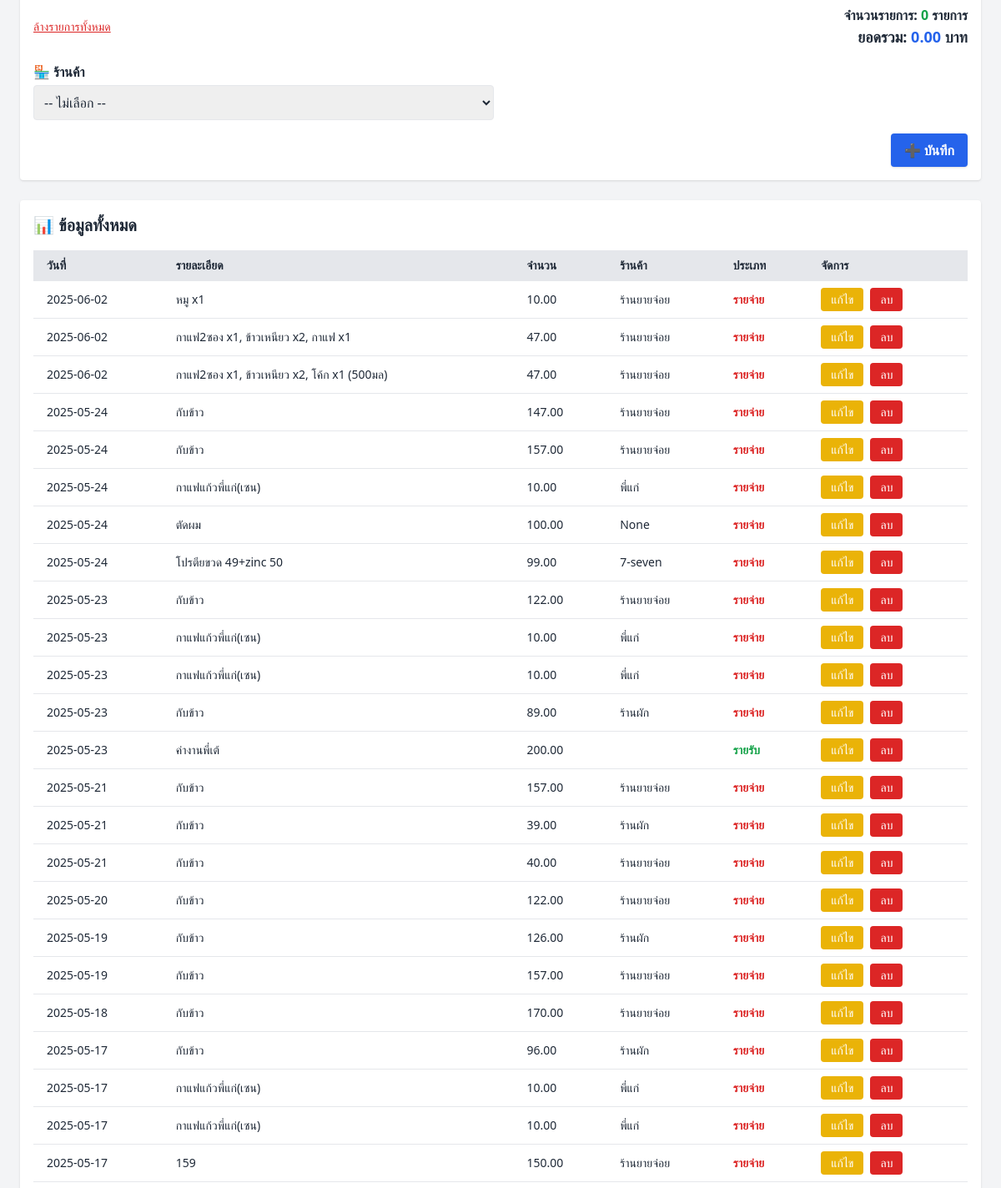
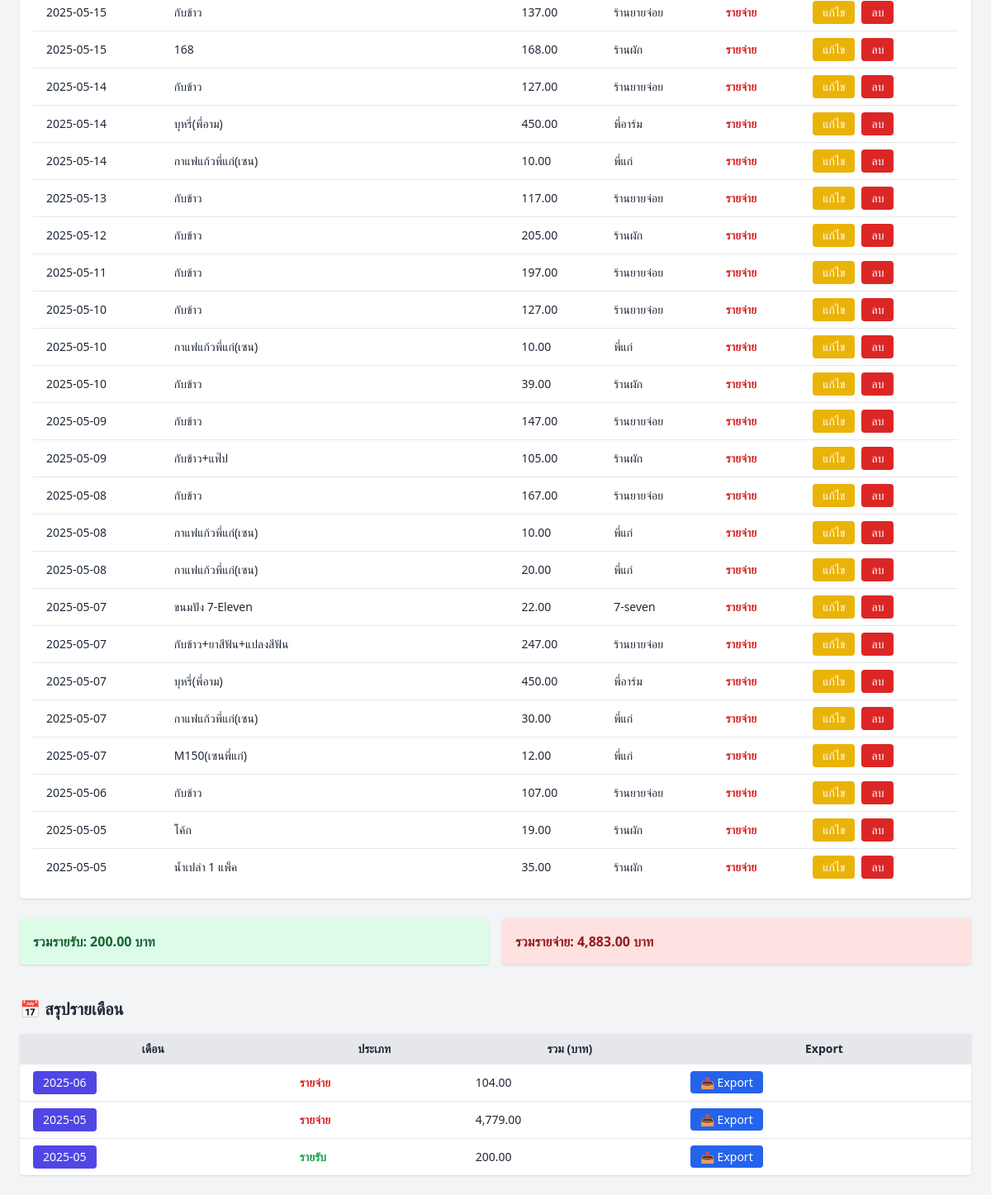
The page /income-expense (lower part) on the database as committed earlier (2 pictures, top to bottom).
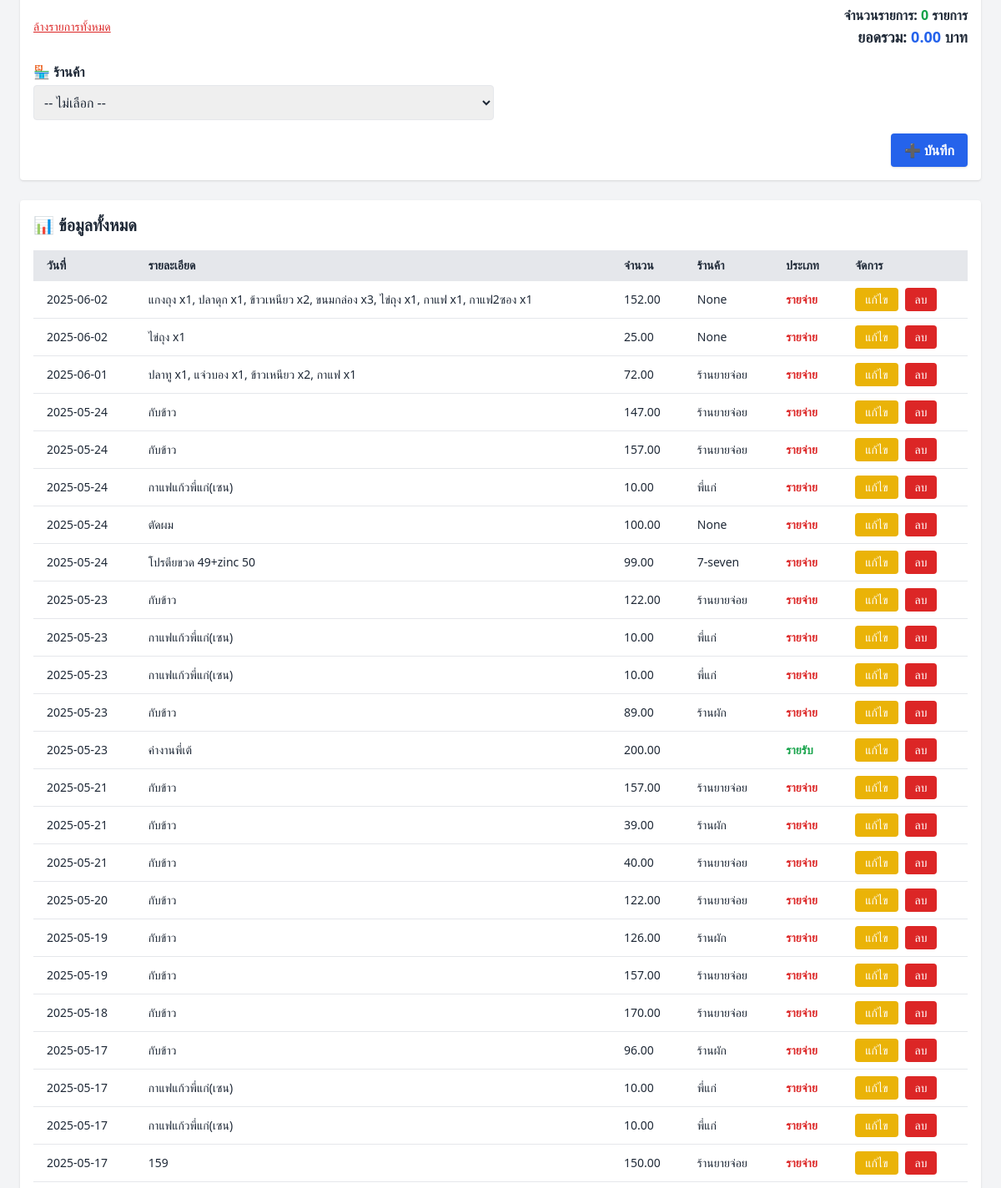
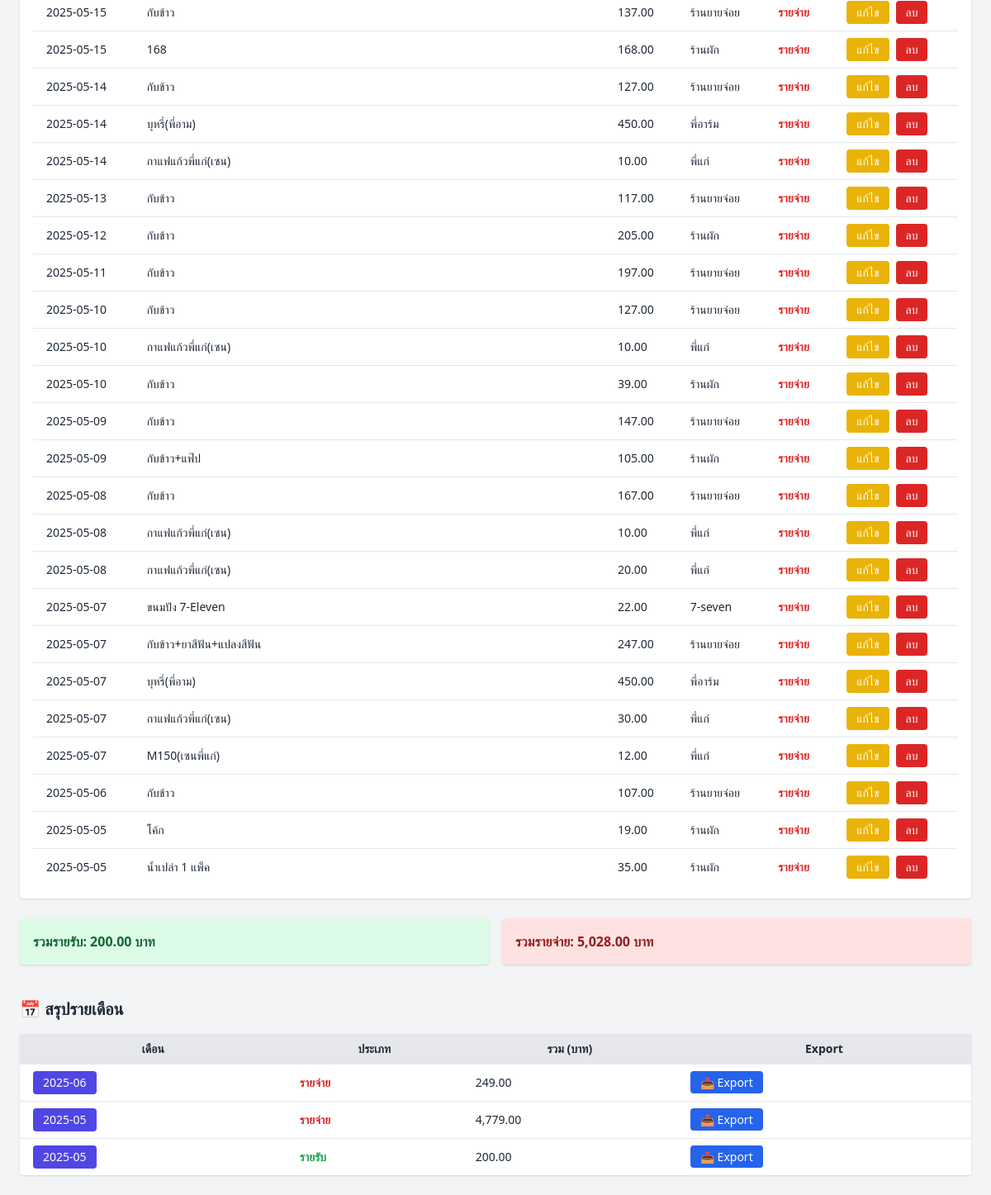
The same page on the database as committed later (2 pictures, top to bottom).
### tables this page shows
CREATE TABLE income_expense (
            id INTEGER PRIMARY KEY AUTOINCREMENT,
            date TEXT,
            description TEXT,
            amount REAL,
            category TEXT
        , vendor TEXT, created_at TEXT);

### app.py (the view, shortened to what this page needs)
@app.route('/income-expense', methods=['GET', 'POST'])
def income_expense():
    conn = get_db_connection()
    records = conn.execute('SELECT * FROM income_expense ORDER BY date DESC').fetchall()
    total_income = conn.execute('SELECT SUM(amount) FROM income_expense WHERE category="income"').fetchone()[0] or 0
    total_expense = conn.execute('SELECT SUM(amount) FROM income_expense WHERE category="expense"').fetchone()[0] or 0
    monthly_summary = conn.execute('''
                                   SELECT strftime('%Y-%m', date) AS month, category, SUM(amount) AS total
                                   FROM income_expense
                                   GROUP BY month, category
                                   ORDER BY month DESC
                                   ''').fetchall()
    conn.close()
    return render_template('income_expense.html', records=records,
                           total_income=total_income, total_expense=total_expense,
                           monthly_summary=monthly_summary)

### app.py (called while the page is built)
def get_db_connection():
    conn = sqlite3.connect(DB_FILE)
    conn.row_factory = sqlite3.Row
    return conn

### templates/income_expense.html (shortened to what this page needs)
<!DOCTYPE html>
<html lang="th">
<head>
  <script src="{{ url_for('static', filename='js/tailwind.min.js') }}"></script>
</head>
<body class="bg-gray-100 text-gray-800 p-6">
<form method="POST" class="bg-white p-4 rounded shadow mb-6 grid grid-cols-1 md:grid-cols-2 gap-4">
  <div class="md:col-span-2">
    <div class="mt-2 flex justify-between items-center">
      <button type="button" onclick="clearAllItems()"
              class="text-red-600 hover:text-red-800 text-sm underline">
        ล้างรายการทั้งหมด
      </button>
      <div class="text-right">
        <span class="font-semibold">จำนวนรายการ: <span id="total-items" class="text-green-600">0</span> รายการ</span>
        <br>
        <span class="font-semibold text-lg">ยอดรวม: <span id="total-amount" class="text-blue-600">0.00</span> บาท</span>
      </div>
    </div>
  </div>
  <div>
    <label class="block font-semibold mb-1">🏪 ร้านค้า</label>
    <select name="vendor" class="w-full border rounded p-2">
      <option value="">-- ไม่เลือก --</option>
    </select>
  </div>
  <div class="md:col-span-2 text-right">
    <button type="submit" class="bg-blue-600 hover:bg-blue-700 text-white font-semibold px-4 py-2 rounded shadow">
      ➕ บันทึก
    </button>
  </div>
</form>
  <div class="bg-white p-4 rounded shadow">
    <h2 class="text-xl font-semibold mb-4">📊 ข้อมูลทั้งหมด</h2>
    <table class="w-full table-auto text-sm">
      <thead class="bg-gray-200 text-left">
        <tr>
          <th class="px-4 py-2">วันที่</th>
          <th class="px-4 py-2">รายละเอียด</th>
          <th class="px-4 py-2">จำนวน</th>
          <th class="px-4 py-2">ร้านค้า</th>
          <th class="px-4 py-2">ประเภท</th>
          <th class="px-4 py-2">จัดการ</th>
        </tr>
      </thead>
      <tbody>
        {% for r in records %}
        <tr class="border-t hover:bg-gray-50">
          <td class="px-4 py-2">{{ r['date'] }}</td>
          <td class="px-4 py-2">{{ r['description'] }}</td>
          <td class="px-4 py-2">{{ '{:,.2f}'.format(r['amount']) }}</td>
          <td class="px-4 py-2">{{ r['vendor'] }}</td>
          <td class="px-4 py-2">
            {% if r['category'] == 'income' %}
              <span class="text-green-600 font-semibold">รายรับ</span>
            {% else %}
              <span class="text-red-600 font-semibold">รายจ่าย</span>
            {% endif %}
          </td>
          <td class="px-4 py-2 flex gap-2">
            <form method="get" action="{{ url_for('edit_income_expense', id=r['id']) }}">
              <button class="px-3 py-1 bg-yellow-500 text-white rounded hover:bg-yellow-600">แก้ไข</button>
            </form>
            <form method="post" action="{{ url_for('delete_income_expense', id=r['id']) }}" onsubmit="return confirm('ยืนยันการลบรายการนี้?');">
              <button class="px-3 py-1 bg-red-600 text-white rounded hover:bg-red-700">ลบ</button>
            </form>
          </td>
        </tr>
        {% endfor %}
      </tbody>
    </table>
  </div>
  <div class="mt-6 grid grid-cols-1 md:grid-cols-2 gap-4">
    <div class="bg-green-100 p-4 rounded shadow text-green-800 font-bold">
      รวมรายรับ: {{ '{:,.2f}'.format(total_income) }} บาท
    </div>
    <div class="bg-red-100 p-4 rounded shadow text-red-800 font-bold">
      รวมรายจ่าย: {{ '{:,.2f}'.format(total_expense) }} บาท
    </div>
  </div>
  <h2 class="text-xl font-bold mt-10 mb-4">📅 สรุปรายเดือน</h2>
  <table class="w-full table-auto text-sm bg-white shadow rounded">
    <thead class="bg-gray-200">
      <tr>
        <th class="px-4 py-2">เดือน</th>
        <th class="px-4 py-2">ประเภท</th>
        <th class="px-4 py-2">รวม (บาท)</th>
        <th class="px-4 py-2">Export</th>
      </tr>
    </thead>
    <tbody>
      {% for row in monthly_summary %}
      <tr class="border-t hover:bg-gray-50">
        <td class="px-4 py-2">
          <form method="get" action="{{ url_for('income_expense_month_view', year_month=row['month']) }}">
            <button class="text-white bg-indigo-600 px-3 py-1 rounded hover:bg-indigo-700">
              {{ row['month'] }}
            </button>
          </form>
        </td>
        <td class="px-4 py-2">
          {% if row['category'] == 'income' %}
            <span class="text-green-600 font-semibold">รายรับ</span>
          {% else %}
            <span class="text-red-600 font-semibold">รายจ่าย</span>
          {% endif %}
        </td>
        <td class="px-4 py-2">{{ '{:,.2f}'.format(row['total']) }}</td>
        <td class="px-4 py-2">
          <a href="{{ url_for('export_income_expense_month', category=row['category'], year_month=row['month']) }}"
             class="text-sm px-3 py-1 rounded bg-blue-600 text-white hover:bg-blue-700">
            📤 Export
          </a>
        </td>
      </tr>
      {% endfor %}
    </tbody>
  </table>
</body>
</html>

Rows that differ between the two databases and show on the page:
removed income_expense: date "2025-06-02", description "หมู x1", amount "10.00", vendor "ร้านยายจ่อย", category "รายจ่าย"
removed income_expense: date "2025-06-02", description "กาแฟ2ซอง x1, ข้าวเหนียว x2, กาแฟ x1", amount "47.00", vendor "ร้านยายจ่อย", category "รายจ่าย"
removed income_expense: date "2025-06-02", description "กาแฟ2ซอง x1, ข้าวเหนียว x2, โค้ก x1 (500มล)", amount "47.00", vendor "ร้านยายจ่อย", category "รายจ่าย"
added income_expense: date "2025-06-02", description "แกงถุง x1, ปลาดุก x1, ข้าวเหนียว x2, ขนมกล่อง x3, ไข่ถุง x1, กาแฟ x1, กาแฟ2ซอง x1", amount "152.00", vendor "None", category "รายจ่าย"
added income_expense: date "2025-06-02", description "ไข่ถุง x1", amount "25.00", vendor "None", category "รายจ่าย"
added income_expense: date "2025-06-01", description "ปลาทู x1, แจ่วบอง x1, ข้าวเหนียว x2, กาแฟ x1", amount "72.00", vendor "ร้านยายจ่อย", category "รายจ่าย"
Other text that changed with them:
{{ '{:,.2f}'.format(total_expense) }}: "4,883.00" → "5,028.00"
new list line: "2025-06 รายจ่าย 249.00 📤 Export"
list line gone: "2025-06 รายจ่าย 104.00 📤 Export"
